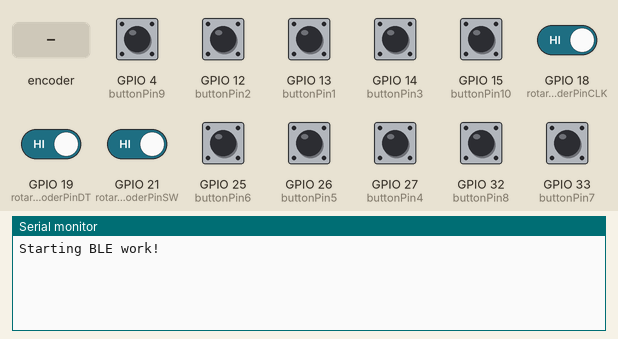
Recording of a sketch running on a simulated ESP32. Parts: the last lines printed to the serial monitor. The test bench sets the inputs (shaded band); at power-on: GPIO 4 (buttonPin9), GPIO 12 (buttonPin2), GPIO 13 (buttonPin1), GPIO 14 (buttonPin3), GPIO 15 (buttonPin10), GPIO 18 (rotaryEncoderPinCLK), GPIO 19 (rotaryEncoderPinDT), GPIO 21 (rotaryEncoderPinSW), GPIO 25 (buttonPin6), GPIO 26 (buttonPin5), GPIO 27 (buttonPin4), GPIO 32 (buttonPin8), GPIO 33 (buttonPin7) HIGH. USB keyboard and mouse output is not drawn.

Above: at 1.2 s.
1.3 s: rotary encoder on GPIO 18 (rotaryEncoderPinCLK) / GPIO 19 (rotaryEncoderPinDT) turned 1 step (first pin leading)
At 2.2 s:
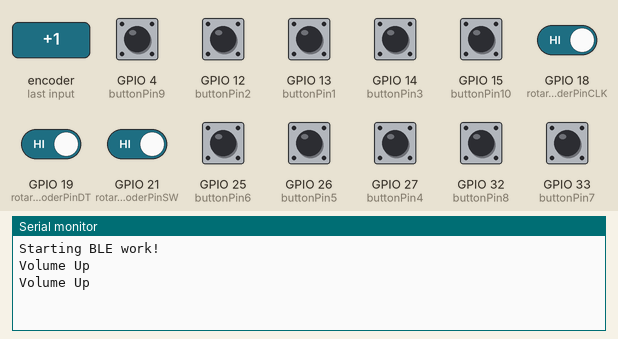
3.0 s: GPIO 4 (buttonPin9) pulled LOW for 0.15 s
At 4.2 s:
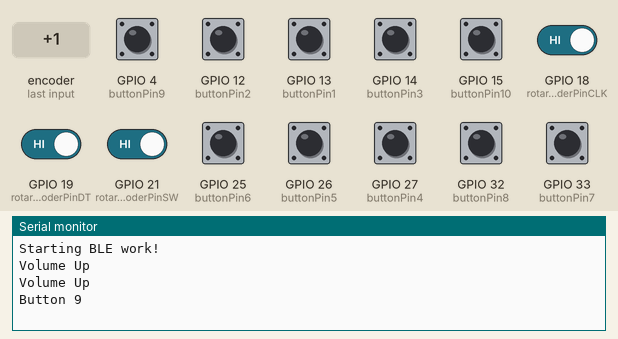
4.6 s: GPIO 21 (rotaryEncoderPinSW) driven LOW
At 6.6 s:
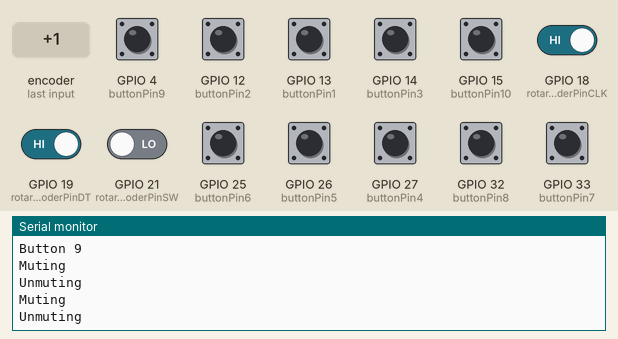
6.7 s: GPIO 12 (buttonPin2) pulled LOW for 0.15 s
At 7.09 s:
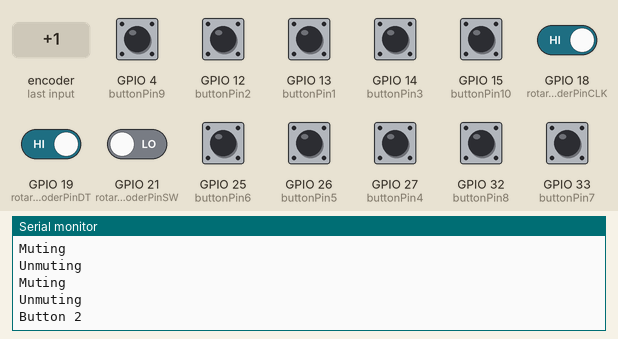
8.3 s: GPIO 13 (buttonPin1) pulled LOW for 1 s
At 9.05 s:
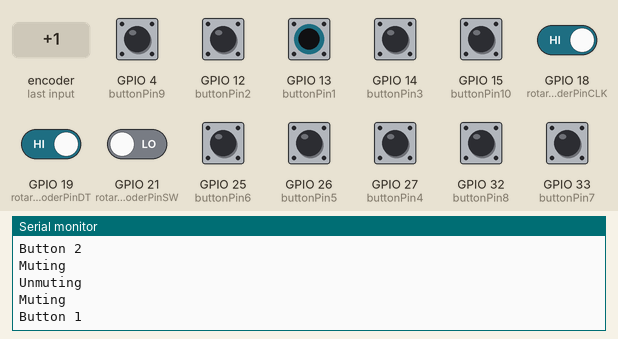
10.8 s: GPIO 14 (buttonPin3) pulled LOW for 1 s
At 11.56 s:
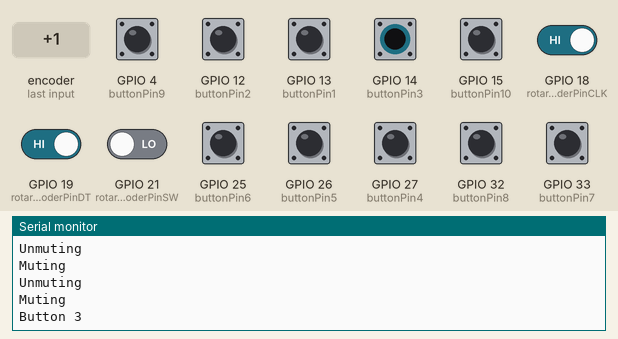
Timing chart, 0 to 13.8 s (numbered marks = the images above; inputs shaded):
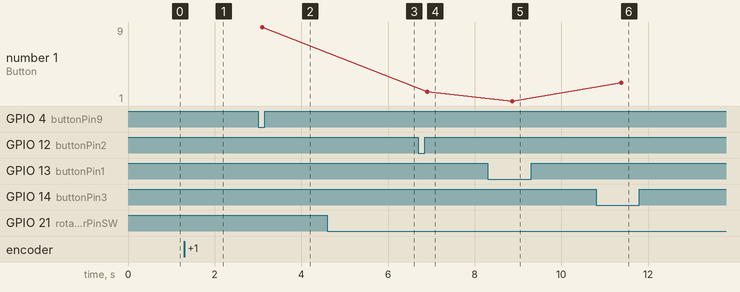

The sketch:

Esp32_macropad.ino
```cpp
#include <BleKeyboard.h>

const int buttonPin1 = 13; // D13
const int buttonPin2 = 12; // D12
const int buttonPin3 = 14; // D14
const int buttonPin4 = 27; // D27
const int buttonPin5 = 26; // D26yy
const int buttonPin6 = 25; // D25
const int buttonPin7 = 33; // D33
const int buttonPin8 = 32; // D32
const int buttonPin9 = 4;  // D04
const int buttonPin10 = 15; // D15
// Rotary Encoder Pins
const int rotaryEncoderPinCLK = 18;
const int rotaryEncoderPinDT = 19;
const int rotaryEncoderPinSW = 21;

BleKeyboard bleKeyboard;

int lastClkState;  // Variable to store the last state of rotary encoder CLK
bool isMuted = false; // Variable to keep track of mute state

void setup() {
  Serial.begin(115200);
  Serial.println("Starting BLE work!");
  bleKeyboard.begin();

  pinMode(buttonPin1, INPUT_PULLUP);
  pinMode(buttonPin2, INPUT_PULLUP);
  pinMode(buttonPin3, INPUT_PULLUP);
  pinMode(buttonPin4, INPUT_PULLUP);
  pinMode(buttonPin5, INPUT_PULLUP); // GPIO26 now used
  pinMode(buttonPin6, INPUT_PULLUP);
  pinMode(buttonPin7, INPUT_PULLUP);
  pinMode(buttonPin8, INPUT_PULLUP);
  pinMode(buttonPin9, INPUT_PULLUP);
  pinMode(buttonPin10, INPUT_PULLUP);

  pinMode(rotaryEncoderPinCLK, INPUT_PULLUP);
  pinMode(rotaryEncoderPinDT, INPUT_PULLUP);
  pinMode(rotaryEncoderPinSW, INPUT_PULLUP);

  lastClkState = digitalRead(rotaryEncoderPinCLK); // Initialize lastClkState
}

void loop() {
  if (bleKeyboard.isConnected()) {
    // Check each button
    if (digitalRead(buttonPin1) == LOW) {
      bleKeyboard.press(KEY_LEFT_CTRL);
      bleKeyboard.press(KEY_LEFT_ALT);
      bleKeyboard.print("p");
      delay(100);
      bleKeyboard.releaseAll();
      Serial.println("Button 1");
      delay(200); // Debounce delay
    }
    if (digitalRead(buttonPin2) == LOW) {
      bleKeyboard.press(KEY_LEFT_CTRL);
      bleKeyboard.press(KEY_LEFT_ALT);
      bleKeyboard.print("y");
      delay(100);
      bleKeyboard.releaseAll();
      Serial.println("Button 2");
      delay(200); // Debounce delay
    }
    if (digitalRead(buttonPin3) == LOW) {
      bleKeyboard.press(KEY_LEFT_CTRL);
      bleKeyboard.press(KEY_LEFT_ALT);
      bleKeyboard.print("z");
      delay(100);
      bleKeyboard.releaseAll();
      Serial.println("Button 3");
      delay(200); // Debounce delay
    }
    if (digitalRead(buttonPin4) == LOW) {
      bleKeyboard.press(KEY_LEFT_CTRL);
      bleKeyboard.press(KEY_LEFT_ALT);
      bleKeyboard.print("l");
      delay(100);
      bleKeyboard.releaseAll();
      Serial.println("Button 4");
      delay(200); // Debounce delay
    }
    if (digitalRead(buttonPin5) == LOW) {
      bleKeyboard.press(KEY_LEFT_CTRL);
      bleKeyboard.press(KEY_LEFT_ALT);
      bleKeyboard.print("x");
      delay(100);
      bleKeyboard.releaseAll();
      Serial.println("Button 5");
      delay(200); // Debounce delay
    }
    if (digitalRead(buttonPin6) == LOW) {
      bleKeyboard.press(KEY_LEFT_CTRL);
      bleKeyboard.press(KEY_LEFT_ALT);
      bleKeyboard.print("h");
      delay(100);
      bleKeyboard.releaseAll();
      Serial.println("Button 6");
      delay(200); // Debounce delay
    }
    if (digitalRead(buttonPin7) == LOW) {
      bleKeyboard.press(KEY_LEFT_CTRL);
      bleKeyboard.press(KEY_LEFT_ALT);
      bleKeyboard.print("j");
      bleKeyboard.releaseAll();
      Serial.println("Button 7");
      delay(200); // Debounce delay
    }
    if (digitalRead(buttonPin8) == LOW) {
      bleKeyboard.press(KEY_LEFT_CTRL);
      bleKeyboard.press(KEY_LEFT_ALT);
      bleKeyboard.print("n");
      delay(100);
      bleKeyboard.releaseAll();
      Serial.println("Button 8");
      delay(200); // Debounce delay
    }
    if (digitalRead(buttonPin9) == LOW) {
      bleKeyboard.press(KEY_LEFT_CTRL);
      bleKeyboard.press(KEY_LEFT_ALT);
      bleKeyboard.print("m");
      delay(100);
      bleKeyboard.releaseAll();
      Serial.println("Button 9");
      delay(200); // Debounce delay
    }
    if (digitalRead(buttonPin10) == LOW) {
      bleKeyboard.press(KEY_LEFT_CTRL);
      bleKeyboard.press(KEY_LEFT_ALT);
      bleKeyboard.print("r");
      delay(100);
      bleKeyboard.releaseAll();
      Serial.println("Button 10");
      delay(200);
    }

    // Rotary encoder volume control
    int clkState = digitalRead(rotaryEncoderPinCLK);

    if (clkState != lastClkState) {
      // Check direction of rotation
      if (digitalRead(rotaryEncoderPinDT) != clkState) {
        Serial.println("Volume Up");
        bleKeyboard.write(KEY_MEDIA_VOLUME_UP); // Volume up
      } else {
        Serial.println("Volume Down");
        bleKeyboard.write(KEY_MEDIA_VOLUME_DOWN); // Volume down
      }
    }

    lastClkState = clkState; // Update lastClkState

    // Rotary encoder button for mute/unmute
    if (digitalRead(rotaryEncoderPinSW) == LOW) {
      delay(50); // Debounce delay
      if (digitalRead(rotaryEncoderPinSW) == LOW) { // Check again after debounce
        Serial.println(isMuted ? "Unmuting" : "Muting");
        bleKeyboard.write(KEY_MEDIA_MUTE);
        isMuted = !isMuted;
        delay(500); // Delay to prevent multiple triggers
      }
    }
  }
}
```

Measured:
- after the input at 1.3 s, the serial monitor: prints a new line at once (image 1)
- after the input at 3.0 s, the serial monitor: prints a new line after 0.10 s (image 2)
- after the input at 4.6 s, the serial monitor: prints a new line after 0.05 s (image 3)
- after the input at 6.7 s, the serial monitor: prints a new line after 0.21 s (image 4)
- after the input at 8.3 s, the serial monitor: prints a new line after 0.57 s (image 5)
- after the input at 10.8 s, the serial monitor: prints a new line after 0.58 s (image 6)
- plotted number 1: 9 → 2 after the input at 6.7 s, 2 → 1 after the input at 8.3 s, 1 → 3 after the input at 10.8 s
